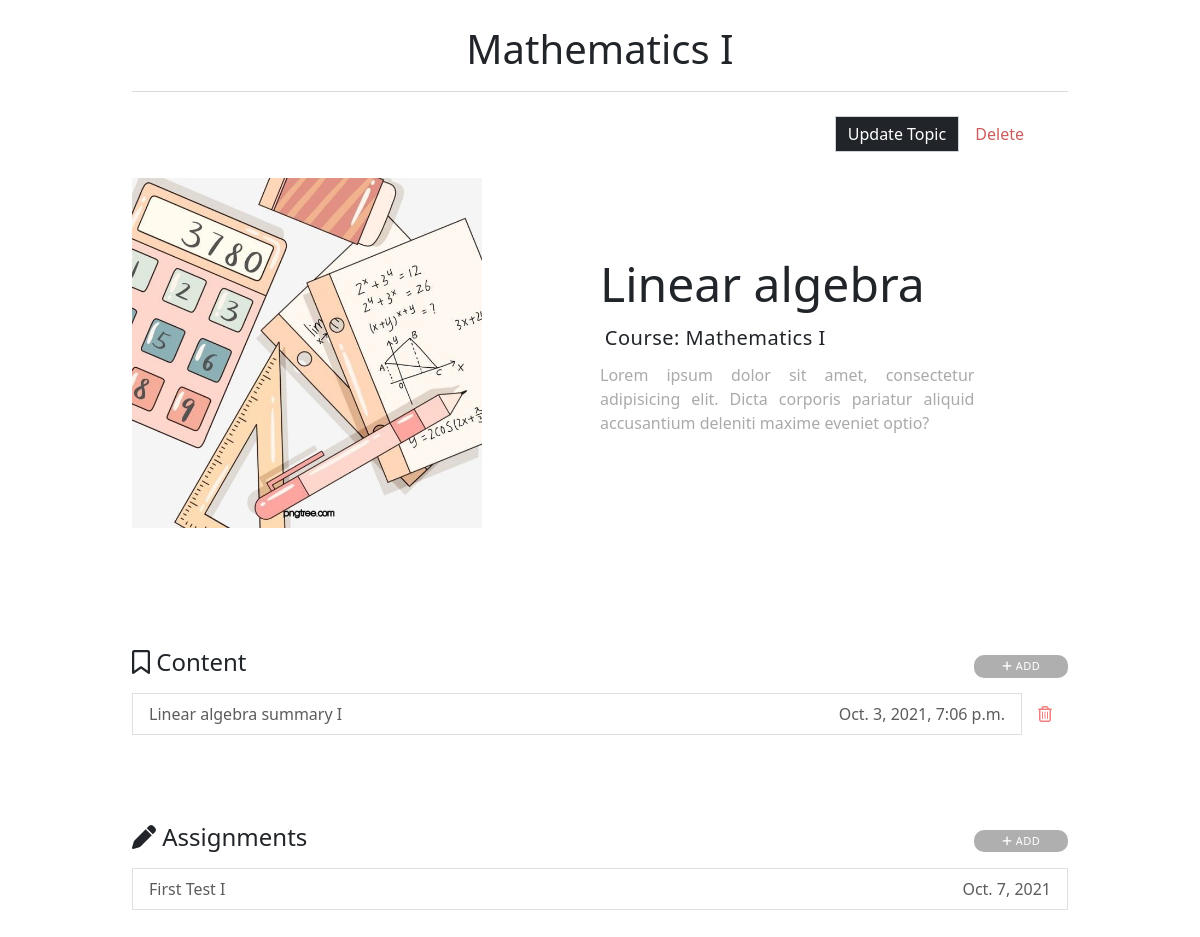
Page /academiaweb/courses/course=Mathematics I/topic=Linear algebra/ (signed in) on the committed database.
### main_app/models.py (models this page shows, shortened)
class Courses(models.Model):
    id             = models.AutoField(primary_key=True)
    name           = models.CharField(max_length=200)
    description    = models.TextField()
    year           = models.ForeignKey(SchoolYears,on_delete=models.CASCADE)
    course_picture = models.ImageField(blank=True,null=True, upload_to=upload_location)
    class Meta():
        verbose_name        = 'Course'
        verbose_name_plural = 'Courses'
    def __str__(self):
        return self.name

class CourseTopic(models.Model):
    id          = models.AutoField(primary_key=True)
    course      = models.ForeignKey(Courses,on_delete=models.CASCADE,)
    name        = models.CharField(max_length=200)
    description = models.TextField()
    year        = models.ForeignKey(SchoolYears,on_delete=models.CASCADE)
    class Meta():
        verbose_name        = 'Course Content'
        verbose_name_plural = 'Courses Content'
    def __str__(self):
        return self.name

class Content(models.Model):
    id       = models.AutoField(primary_key=True)
    topic    = models.ForeignKey(CourseTopic,on_delete=models.CASCADE)
    name     = models.CharField(max_length=50)
    field    = models.FileField(upload_to=upload_location_content)
    created  = models.DateTimeField(auto_now_add=timezone.now())
    class Meta():
        verbose_name        = 'Content'
        verbose_name_plural = 'Contents'

class ClassWork(models.Model):
    author   = models.ForeignKey(Teachers,on_delete=models.CASCADE)
    year     = models.ForeignKey(SchoolYears,on_delete=models.CASCADE)
    course   = models.ForeignKey(Courses,on_delete=models.CASCADE)
    topic    = models.ForeignKey(CourseTopic,on_delete=models.CASCADE)
    title    = models.CharField(max_length=50)
    instructions = models.TextField()
    file     = models.FileField(upload_to=upload_location_assignment,null=True,blank=True)
    deadline = models.DateField(null=True,blank=True)
    created = models.DateTimeField(auto_now=datetime.datetime.now())
    def __str__(self):
        return self.title

### main_app/views.py (the view)
# urls.py: path('courses/course=<str:course>/topic=<str:topic>/',views.TopicsView,name='topic'),
@login_required(login_url='login')
def TopicsView(request,course,topic):
    course   = Courses.objects.get(name=course)
    if request.user.is_teacher:
        if Teachers.objects.get(user =request.user).course == course:
            teacher_course = True
        else:
            teacher_course = False
    else:
            teacher_course = False
    topic = CourseTopic.objects.get(course = course,name=topic)
    contents  = Content.objects.filter(topic=topic).all()
    assignments  = ClassWork.objects.filter(topic=topic).all()
    context  = {'course':course,'teacher_course':teacher_course,'topic':topic,'contents':contents,'assignments':assignments,'teacher_course':teacher_course}
    return render(request,'topic_data.html',context)

### main_app/models.py (called while the page is built)
    def __str__(self):
        return str(self.id)

### main_app/templates/topic_data.html (shortened to what this page needs)
{% extends 'base.html' %}
{% load static %}
{% block content %}
<link rel="stylesheet" href="{% static 'css/course_data.css' %}">
<div class="container-fluid">
    <div class="title">
        <a href="{% url 'course' course.name course.year %}"><h1>{{course.name}}</h1></a>
    </div>
    {% if request.user.is_admin or teacher_course %}
    <div class="update">
        <a href="{% url 'topic_update' course=course.name topic=topic.name %}">Update Topic</a>
        <a href="{% url 'topic_delete' course=course.name topic=topic.name %} " id="delete">Delete</a>
    </div>
    {% endif %}
    <div class="presentation">
        <div class="img col">
            <img src="{{course.course_picture.url}}" alt="">
        </div>
        <div class="data col">
            <h2>{{topic.name}}</h2>
            <h5>Course: {{course.name}}</h5>
            <p>{{topic.description}}</p>
        </div>
    </div>
    <div class="content">
        <div class="c-title">
            <h4><i class="far fa-bookmark"></i> Content</h4>
            {% if request.user.is_admin or teacher_course %}
            <a href="{% url 'content_add' course=course.name topic=topic.name %}"><i class="fas fa-plus"></i> Add</a>
            {% endif %}
        </div>
        {% if contents %}{% for content in contents %}
        <div class="list-content">
            <a href="{{content.field.url}}"  onclick="content_select(this)" data-id="{{content.id}}"  id="content_field"><li class="list-group-item">
                <p>{{content.name}}</p>
                <p>{{content.created}}</p>
            </li></a>
            {% if request.user.is_admin or teacher_course %}
            <a href="{% url 'content_delete'  topic=content.topic.name name=content.name id=content.id %}" id="delete"><i class="far fa-trash-alt"></i></a>
            {% endif %}
        </div>
        {% endfor %}{% else %}
        <li class="list-group-item">
            <p>No content yet...</p>
        </li>
        {% endif %}
    </div>
    <div class="content">
        <div class="c-title">
            <h4><i class="fas fa-pen"></i> Assignments</h4>
            {% if request.user.is_admin or teacher_course %}
            <a href="{% url 'assignment_add' course.name topic.name %}"><i class="fas fa-plus"></i> Add</a>
            {% endif %}
        </div>
        {% if assignments %}{% for assignment in assignments %}
        <div class="list-content">
            <a href="{% url 'assignment' course=course topic=topic assignment=assignment %}" id="content_field"><li class="list-group-item">
                <p>{{assignment.title}}</p>
                <p>{{assignment.deadline}}</p>
            </li></a>
        </div>
        {% endfor %}{% else %}
        <li class="list-group-item">
            <p>No content yet...</p>
        </li>
        {% endif %}
    </div>
</div>
{% endblock %}

### main_app/static/css/course_data.css (style rules this page uses)
.container-fluid { width: 80%; }
.container-fluid .title { border-bottom: 1px solid #d9dadc; padding: 25px 0 10px; margin-bottom: 30px; text-align: center; }
.container-fluid .title a { text-decoration: none; color: #212529; }
.update { padding: 0 2rem; text-align: end; }
.update a { background: #212529; border: 1px solid #ced4da; color: white; text-decoration: none; padding: .375rem .75rem; font-size: 1rem; font-weight: 400; line-height: 1.5; }
.update a#delete { background: none; color: indianred; border: none; }
.presentation { display: flex; align-items: center; padding: 2rem 0 }
.presentation .data h2 { font-size: 3rem; }
.presentation .data h5 { letter-spacing: .5px; padding: .3rem ; }
.presentation .data p { text-align: justify; color: #aaa; }
.c-title { display: flex; justify-content: space-between; align-items: center; width: 100%; margin: auto; }
.c-title a { text-decoration: none; width: 5%; text-align: center; }
.c-title a { background: rgb(175, 175, 175); color: white; transition: all 0.2s; border-radius: 10px; margin: 0; padding: 3px 12px; font-weight: 400; font-size: 11px; text-transform: uppercase; letter-spacing: 0.5px; }
.c-title { display: flex; justify-content: space-between; align-items: center; width: 100%; margin: auto; padding: .5rem 0; }
.content { margin: 5rem 0; }
.content a { text-decoration: none; }
.content .list-group-item { display: flex; justify-content: space-between; }
.content p { color: rgb(92, 92, 92); margin: 0; padding: 0; }
.list-content { display: flex; align-items: center; }
.list-content a#content_field { width: 100%; }
.list-content #delete { padding: 0 1rem; color: lightcoral; }
@media (max-width:1570px) { .c-title a { width: 10%; } }
@media (min-width:1120px) { .data p { width: 80%; } }
@media (min-width:955px) { .presentation .img img { width: 350px; } }

### main_app/templates/base.html (style rules this page uses)
html { scroll-behavior: smooth; }

### rows in the picture
Courses: name "Mathematics I", course_picture (picture)
CourseTopic: name "Linear algebra", description "Lorem ipsum dolor sit amet, consectetur adipisicing elit. Dicta corporis pariatur aliquid accusantium deleniti maxime eveniet optio?"
Content: name "Linear algebra summary I", created "Oct. 3, 2021, 7:06 p.m."
ClassWork: title "First Test I", deadline "Oct. 7, 2021"
